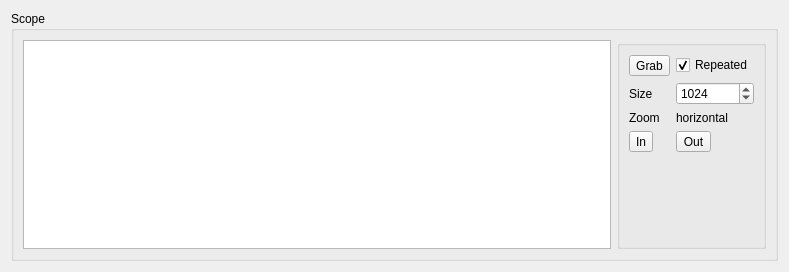
<?xml version="1.0" encoding="UTF-8"?>
<ui version="4.0">
 <class>QScopeWidget</class>
 <widget class="QWidget" name="QScopeWidget">
  <property name="geometry">
   <rect>
    <x>0</x>
    <y>0</y>
    <width>789</width>
    <height>272</height>
   </rect>
  </property>
  <property name="windowTitle">
   <string>Form</string>
  </property>
  <layout class="QHBoxLayout" name="horizontalLayout">
   <item>
    <widget class="QGroupBox" name="groupBox">
     <property name="title">
      <string>Scope</string>
     </property>
     <layout class="QHBoxLayout" name="horizontalLayout_2">
      <item>
       <widget class="QGraphicsView" name="graphicsView"/>
      </item>
      <item>
       <widget class="QGroupBox" name="groupBox_Controls">
        <property name="title">
         <string/>
        </property>
        <property name="checkable">
         <bool>false</bool>
        </property>
        <layout class="QGridLayout" name="gridLayout">
         <item row="4" column="0">
          <widget class="QLabel" name="label_2">
           <property name="text">
            <string>Zoom</string>
           </property>
          </widget>
         </item>
         <item row="0" column="0">
          <widget class="QToolButton" name="toolButton_Grab">
           <property name="text">
            <string>Grab</string>
           </property>
          </widget>
         </item>
         <item row="5" column="0">
          <widget class="QToolButton" name="toolButton_ZoomIn">
           <property name="text">
            <string>In</string>
           </property>
          </widget>
         </item>
         <item row="2" column="0">
          <widget class="QLabel" name="label">
           <property name="text">
            <string>Size</string>
           </property>
          </widget>
         </item>
         <item row="7" column="0">
          <spacer name="verticalSpacer">
           <property name="orientation">
            <enum>Qt::Vertical</enum>
           </property>
           <property name="sizeHint" stdset="0">
            <size>
             <width>20</width>
             <height>40</height>
            </size>
           </property>
          </spacer>
         </item>
         <item row="2" column="1">
          <widget class="QSpinBox" name="spinBox_GrabSize">
           <property name="minimum">
            <number>1</number>
           </property>
           <property name="maximum">
            <number>8192</number>
           </property>
           <property name="value">
            <number>1024</number>
           </property>
          </widget>
         </item>
         <item row="5" column="1">
          <widget class="QToolButton" name="toolButton_ZoomOut">
           <property name="text">
            <string>Out</string>
           </property>
          </widget>
         </item>
         <item row="0" column="1">
          <widget class="QCheckBox" name="checkBox_GrabRepeated">
           <property name="text">
            <string>Repeated</string>
           </property>
           <property name="checked">
            <bool>true</bool>
           </property>
          </widget>
         </item>
         <item row="4" column="1">
          <widget class="QLabel" name="label_3">
           <property name="text">
            <string>horizontal</string>
           </property>
          </widget>
         </item>
        </layout>
       </widget>
      </item>
     </layout>
    </widget>
   </item>
  </layout>
 </widget>
 <resources/>
 <connections/>
</ui>
